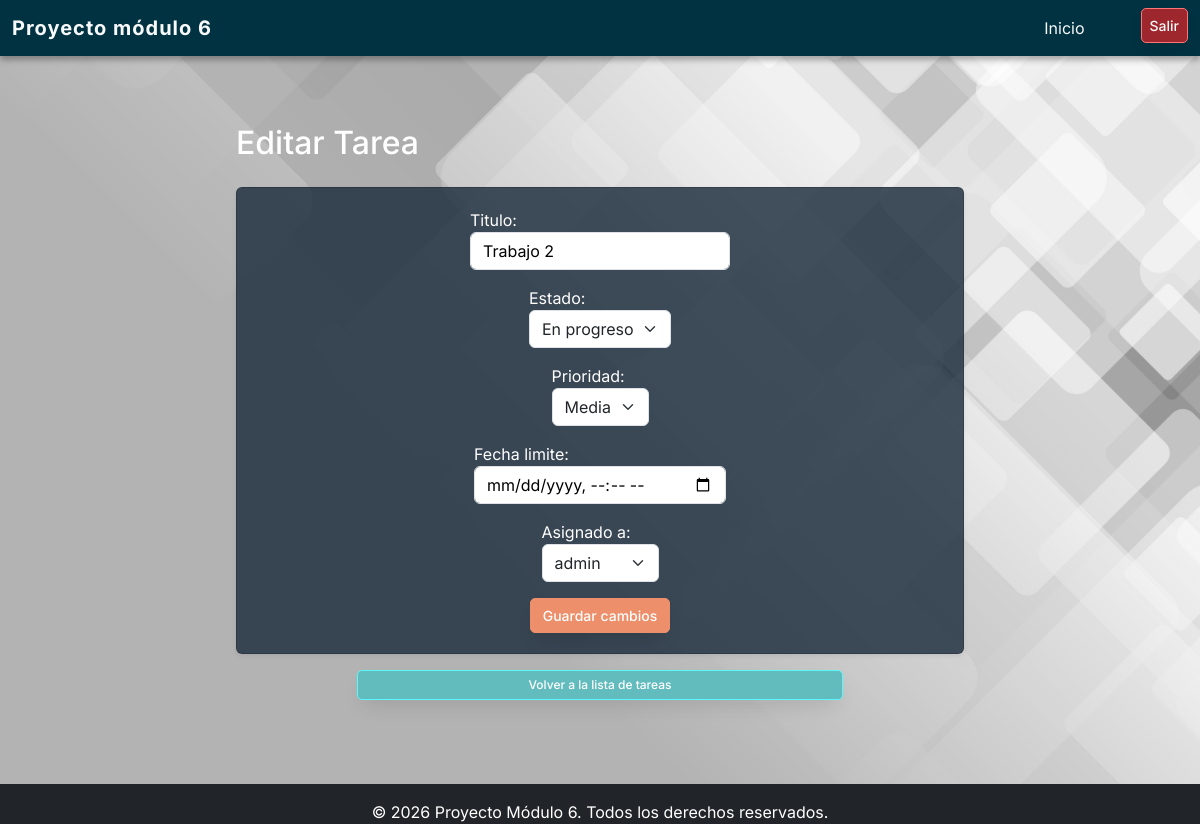
/proyectos/1/tareas/3/editar/ (signed in), run on the app's committed database.
### core/models.py (models this page shows, shortened)
class Tarea(models.Model):
    ESTADOS = (
        ('pendiente', 'Pendiente'),
        ('en_progreso', 'En progreso'),
        ('completada', 'Completada'),
    )
    PRIORIDADES = (
        ('baja', 'Baja'),
        ('media', 'Media'),
        ('alta', 'Alta'),
    )
    proyecto = models.ForeignKey(Proyecto,
                                 on_delete=models.CASCADE,
                                 related_name='tareas')
    titulo = models.CharField(max_length=150)
    estado = models.CharField(max_length=20, choices=ESTADOS, default='pendiente')
    prioridad = models.CharField(max_length=20, choices=PRIORIDADES, default='media')
    fecha_limite = models.DateTimeField(null=True, blank=True)
    asignado_a = models.ForeignKey(settings.AUTH_USER_MODEL,
                                   on_delete=models.CASCADE,
                                   related_name='tareas_asignadas',
                                   blank=True,
                                   null=True)

### core/views.py (the view, shortened to what this page needs)
# urls.py: path('proyectos/<int:proyecto_id>/tareas/<int:pk>/editar/', TareaUpdateView.as_view(), name='tarea_update'),
class TareaUpdateView(LoginRequiredMixin, UpdateView):
    model = Tarea
    form_class = TareaForm
    template_name = 'core/tarea_form.html'
    login_url = 'login'
    def get_context_data(self, **kwargs):
        context = super().get_context_data(**kwargs)
        context['proyecto_id'] = self.object.proyecto_id  # pasamos el id al template
        return context

### core/forms.py (shortened to what this page needs)
class TareaForm(forms.ModelForm):
    class Meta:
        model = Tarea
        fields = ['titulo', 'estado', 'prioridad', 'fecha_limite', 'asignado_a']
        widgets = {
            'titulo': forms.TextInput(attrs={
                'class': 'form-control',
                'placeholder': 'Título de la tarea',
                'maxlength': '150'
            }),
            'estado': forms.Select(attrs={
                'class': 'form-select'
            }),
            'prioridad': forms.Select(attrs={
                'class': 'form-select'
            }),
            'fecha_limite': forms.DateTimeInput(attrs={
                'class': 'form-control',
                'type': 'datetime-local'
            }),
            'asignado_a': forms.Select(attrs={
                'class': 'form-select'
            }),
        }

### core/templates/core/tarea_form.html (shortened to what this page needs)
{% extends 'core/base.html' %}
{% block content %}
<div class="col-md-8 offset-md-2">
    <h2 class="mb-4">
        {% if form.instance.pk %}
            Editar Tarea
        {% else %}
            Crear Tarea
        {% endif %}
    </h2>
    <form method="post" class="card card-body shadow-sm">
        {{ form.as_p }}
        <button type="submit" class="btn btn-primary">
            {% if form.instance.pk %}Guardar cambios{% else %}Guardar{% endif %}
        </button>
    </form>
    <div class="col-md-8 offset-md-2 mt-3">
        <a href="{% url 'tarea_list' proyecto_id %}"
           class="btn btn-secondary btn-sm w-100">
            Volver a la lista de tareas
        </a>
    </div>
</div>
{% endblock %}

### core/static/core/css/style.css (style rules this page uses)
* { padding: 0; margin: 0; box-sizing: border-box; }
body { background: url("../img/fondo3.jpg") center/cover no-repeat; background-position: center; font-family: 'inter', sans-serif; }
.form-control { color: black !important; }
h2 { color: white; }
.card { min-height: 120px; display: flex; align-items: center; justify-content: center; padding: 20px; color: #ffffff; background-color: #1d2d3dd3 ; max-width: 800px; margin: 0 auto; }
a { text-decoration: none; }
.btn { padding: 0.375rem 0.75rem; cursor: pointer; border-width: 1px; border-radius: 5px; font-size: 14px; font-weight: 500; -webkit-box-shadow: 0px 10px 20px -6px rgba(0, 0, 0, 0.12); -moz-box-shadow: 0px 10px 20px -6px rgba(0, 0, 0, 0.12); box-shadow: 0px 10px 20px -6px rgba(0, 0, 0, 0.12); overflow: hidden; position: relative; -moz-transition: all 0.3s ease; -o-transition: all 0.3s ease; -webkit-transition: all 0.3s ease; -ms-transition: all 0.3s ease; transition: all 0.3s ease; }
.btn.btn-primary { background: #ec8f6a; border-color: #ec8f6a; color: #fff; }
.btn.btn-secondary { color: #fff; border-color: #59f7fa; background: #62bbbd; }
.btn.btn-sm, .btn-group-sm > .btn { padding: 5px 20px; font-size: 12px; }

### data on the page
Tarea: titulo "Trabajo 2", estado "En progreso", prioridad "Media", asignado_a "admin"
